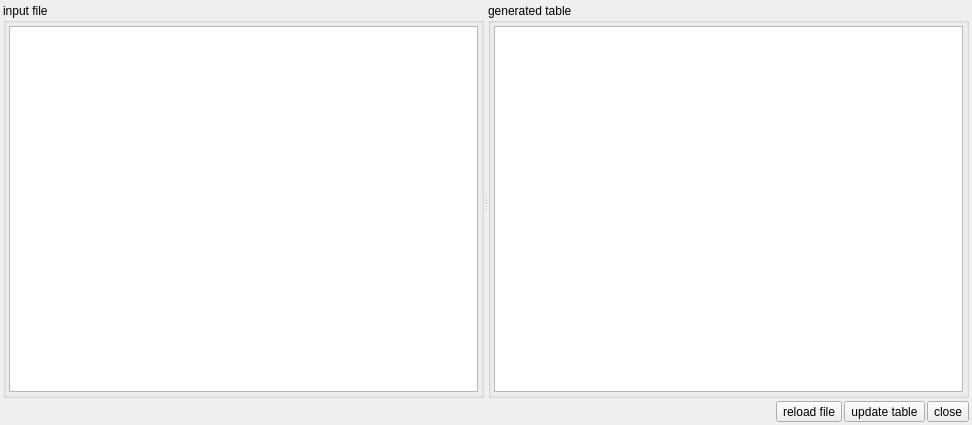
<?xml version="1.0" encoding="UTF-8"?>
<ui version="4.0">
 <class>xVCVSImportPreviewDlg</class>
 <widget class="QDialog" name="xVCVSImportPreviewDlg">
  <property name="geometry">
   <rect>
    <x>0</x>
    <y>0</y>
    <width>972</width>
    <height>425</height>
   </rect>
  </property>
  <property name="windowTitle">
   <string>CVS file input preview</string>
  </property>
  <layout class="QVBoxLayout" name="verticalLayout_3">
   <property name="spacing">
    <number>3</number>
   </property>
   <property name="leftMargin">
    <number>3</number>
   </property>
   <property name="topMargin">
    <number>3</number>
   </property>
   <property name="rightMargin">
    <number>3</number>
   </property>
   <property name="bottomMargin">
    <number>3</number>
   </property>
   <item>
    <widget class="QSplitter" name="splitter">
     <property name="sizePolicy">
      <sizepolicy hsizetype="Expanding" vsizetype="MinimumExpanding">
       <horstretch>0</horstretch>
       <verstretch>0</verstretch>
      </sizepolicy>
     </property>
     <property name="orientation">
      <enum>Qt::Horizontal</enum>
     </property>
     <widget class="QGroupBox" name="pInputFileGB">
      <property name="title">
       <string>input file</string>
      </property>
      <layout class="QVBoxLayout" name="verticalLayout">
       <property name="spacing">
        <number>3</number>
       </property>
       <property name="leftMargin">
        <number>3</number>
       </property>
       <property name="topMargin">
        <number>3</number>
       </property>
       <property name="rightMargin">
        <number>3</number>
       </property>
       <property name="bottomMargin">
        <number>3</number>
       </property>
       <item>
        <widget class="QTextBrowser" name="pFileContentBrowser"/>
       </item>
      </layout>
     </widget>
     <widget class="QGroupBox" name="pGenTableGB">
      <property name="title">
       <string>generated table</string>
      </property>
      <layout class="QVBoxLayout" name="verticalLayout_2">
       <property name="spacing">
        <number>3</number>
       </property>
       <property name="leftMargin">
        <number>3</number>
       </property>
       <property name="topMargin">
        <number>3</number>
       </property>
       <property name="rightMargin">
        <number>3</number>
       </property>
       <property name="bottomMargin">
        <number>3</number>
       </property>
       <item>
        <widget class="QTableWidget" name="pDataTable"/>
       </item>
      </layout>
     </widget>
    </widget>
   </item>
   <item>
    <layout class="QHBoxLayout" name="horizontalLayout">
     <property name="spacing">
      <number>2</number>
     </property>
     <item>
      <spacer name="horizontalSpacer">
       <property name="orientation">
        <enum>Qt::Horizontal</enum>
       </property>
       <property name="sizeHint" stdset="0">
        <size>
         <width>40</width>
         <height>20</height>
        </size>
       </property>
      </spacer>
     </item>
     <item>
      <widget class="QToolButton" name="pReloadFileTB">
       <property name="text">
        <string>reload file</string>
       </property>
      </widget>
     </item>
     <item>
      <widget class="QToolButton" name="pUpdateTableTB">
       <property name="text">
        <string>update table</string>
       </property>
      </widget>
     </item>
     <item>
      <widget class="QToolButton" name="pCloseTB">
       <property name="text">
        <string>close</string>
       </property>
      </widget>
     </item>
    </layout>
   </item>
  </layout>
 </widget>
 <resources/>
 <connections/>
</ui>
